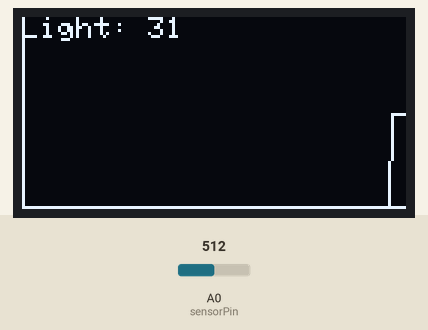
Recording of a sketch running on a simulated Arduino Uno, built with avr-gcc and run on an emulated ATmega328P. On the bench: 128×64 one-colour display. The inputs (shaded band) are chosen by the test bench; at power-on: A0 (sensorPin) = 512. The display library's start-up logo is not drawn.

Above: at 3.2 s.
3.3 s: A0 (sensorPin) set to 716
At 3.54 s:
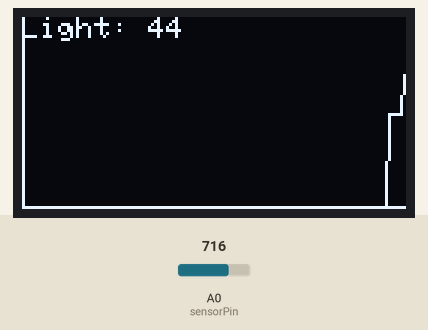
4.9 s: A0 (sensorPin) set to 900
At 5.1 s:
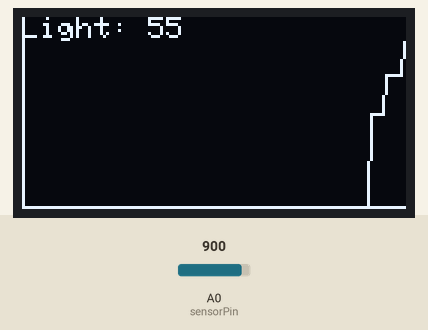
6.4 s: A0 (sensorPin) set to 1023
At 6.67 s:
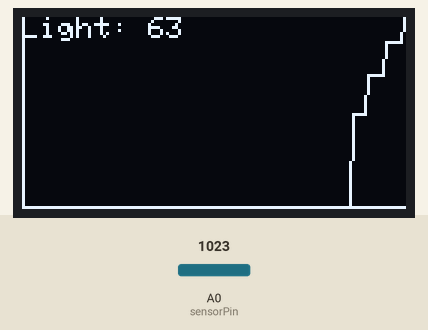
Timing chart, 0 to 9.4 s (numbered marks = the images above; inputs shaded):
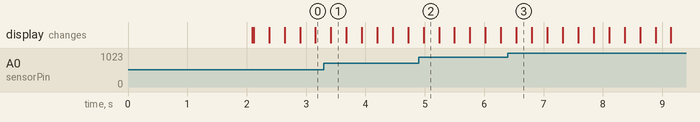

The sketch:

TEMT6000WithOLED.ino
```cpp
#include <Adafruit_GFX.h>
#include <Adafruit_SSD1306.h>

#define SCREEN_WIDTH 128
#define SCREEN_HEIGHT 64

#define OLED_RESET -1
Adafruit_SSD1306 display(SCREEN_WIDTH, SCREEN_HEIGHT, &Wire, OLED_RESET);

const int sensorPin = A0; // Analog pin connected to TEMT6000
int graph[SCREEN_WIDTH]; // Array to hold graph data

void setup() {
  Serial.begin(9600);

  // Initialize OLED display
  if (!display.begin(SSD1306_SWITCHCAPVCC, 0x3C)) {
    Serial.println(F("SSD1306 allocation failed"));
    for (;;);
  }
  display.display();
  delay(2000); // Pause for 2 seconds
  display.clearDisplay();

  // Draw labels and graph axis on OLED
  drawGraphBase();
}

void loop() {
  int lightLevel = analogRead(sensorPin); // Read analog value from sensor
  lightLevel = map(lightLevel, 0, 1023, 0, 63); // Map value to display height (0-63)

  // Shift all previous data to the left by one pixel
  for (int i = 1; i < SCREEN_WIDTH; i++) {
    graph[i - 1] = graph[i];
  }
  // Add new reading to the rightmost position
  graph[SCREEN_WIDTH - 1] = lightLevel;

  // Display graph
  display.clearDisplay(); // Clear the screen
  drawGraphBase(); // Redraw axis
  plotGraph(); // Plot new graph
  display.display(); // Show updated screen

  // Display numeric value of light level
  display.setTextSize(1);
  display.setTextColor(SSD1306_WHITE);
  display.setCursor(0, 0);
  display.print("Light: ");
  display.print(lightLevel); // Show the raw value (can be changed to actual lux)
  display.display();

  delay(200); // Delay to slow down updates
}

void drawGraphBase() {
  // Draw the base of the graph (axes)
  display.drawLine(0, 63, SCREEN_WIDTH, 63, SSD1306_WHITE); // X-axis
  display.drawLine(0, 0, 0, SCREEN_HEIGHT, SSD1306_WHITE);  // Y-axis
}

void plotGraph() {
  // Plot the data points
  for (int i = 1; i < SCREEN_WIDTH; i++) {
    display.drawLine(i - 1, 63 - graph[i - 1], i, 63 - graph[i], SSD1306_WHITE);
  }
}
```
